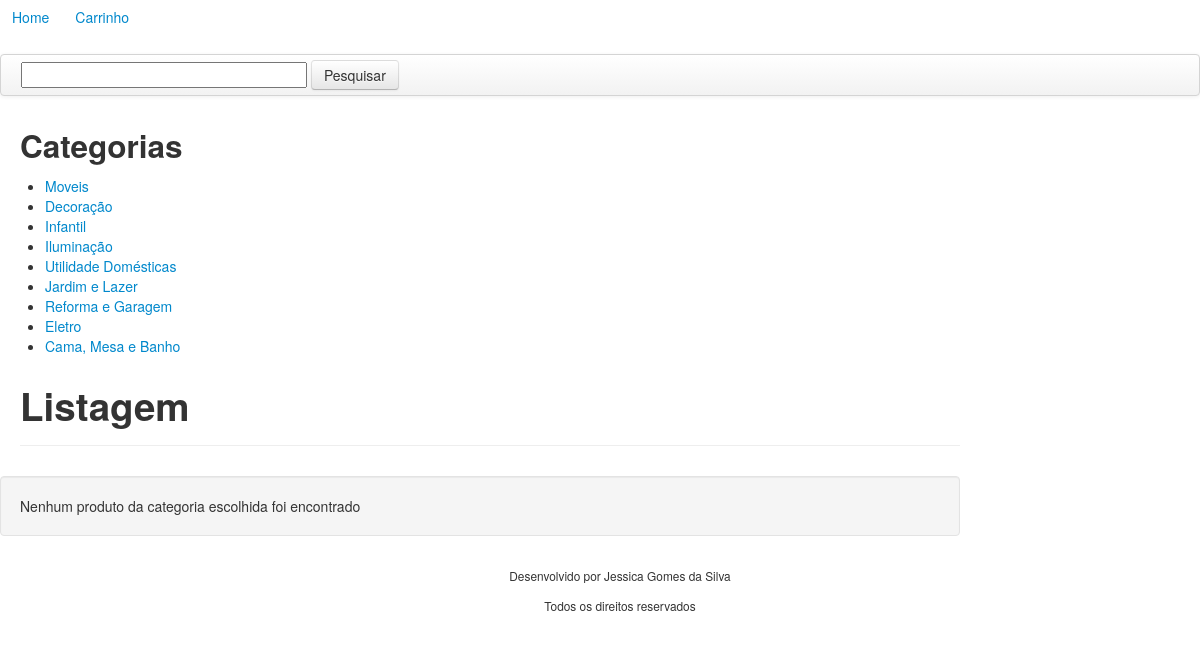
The app's page /carrinho_compras/view/home.php?cat=2 with its own data.
### tables this page shows
CREATE TABLE `categoria` (
  `id_cat` int(11) NOT NULL,
  `descricao` varchar(100) NOT NULL
);

### carrinho_compras/dao/CategoriaDao.php (called while the page is built, shortened)
<?php
Class CategoriaDao{
	public function listaCategorias(){
		$sql = "select id_cat, descricao
				from categoria";
		$connection = ResourceManager::getConnection();
        $lista_categorias = array();
        try{
            $connection->beginTransaction();
            $prepare = $connection->prepare($sql);
            $prepare->execute();
            while ($linha = $prepare->fetch(PDO::FETCH_OBJ)){
                $item = array();
                	$item['id_cat'] = $linha->id_cat;
                	$item['descricao'] = $linha->descricao;
                $lista_categorias[] = $item;
            }
        } catch (Exception $ex) {
            $erro = "as CATEGORIAS não foram encontradas!";
            throw new Exception($erro);
        }
        return $lista_categorias;
	}
}
?>

### carrinho_compras/control/ProdutoController.php (called while the page is built, shortened)
<?php
require_once "../dao/CategoriaDao.php";
Class ProdutoController {
	private $categoriaDao;
	function __construct(){
		$this->categoriaDao = new CategoriaDao;
	}
	public function listaCategorias(){
		$lista_categorias = $this->categoriaDao->listaCategorias();
		return $lista_categorias;
	}
}
?>

### carrinho_compras/template/menu_lateral.php (the view)
<?php
	require_once "../control/ProdutoController.php";
	$produtoController = new ProdutoController;
	$lista_categorias = $produtoController->listaCategorias();
	echo '<h2>Categorias</h2>
		  	<ul>';
	foreach ($lista_categorias as $key => $cat) {
		echo '<li><a href="home.php?cat='.$cat['id_cat'].'"> '.$cat['descricao'].' </a></li>';
	}
	echo '</ul>';
?>

### records on screen
categoria: descricao "Moveis"
categoria: descricao "Decoração"
categoria: descricao "Infantil"
categoria: descricao "Iluminação"
categoria: descricao "Utilidade Domésticas"
categoria: descricao "Jardim e Lazer"
categoria: descricao "Reforma e Garagem"
categoria: descricao "Eletro"
categoria: descricao "Cama, Mesa e Banho"

### other values on screen
$mensagem "Nenhum produto da categoria escolhida foi encontrado"
